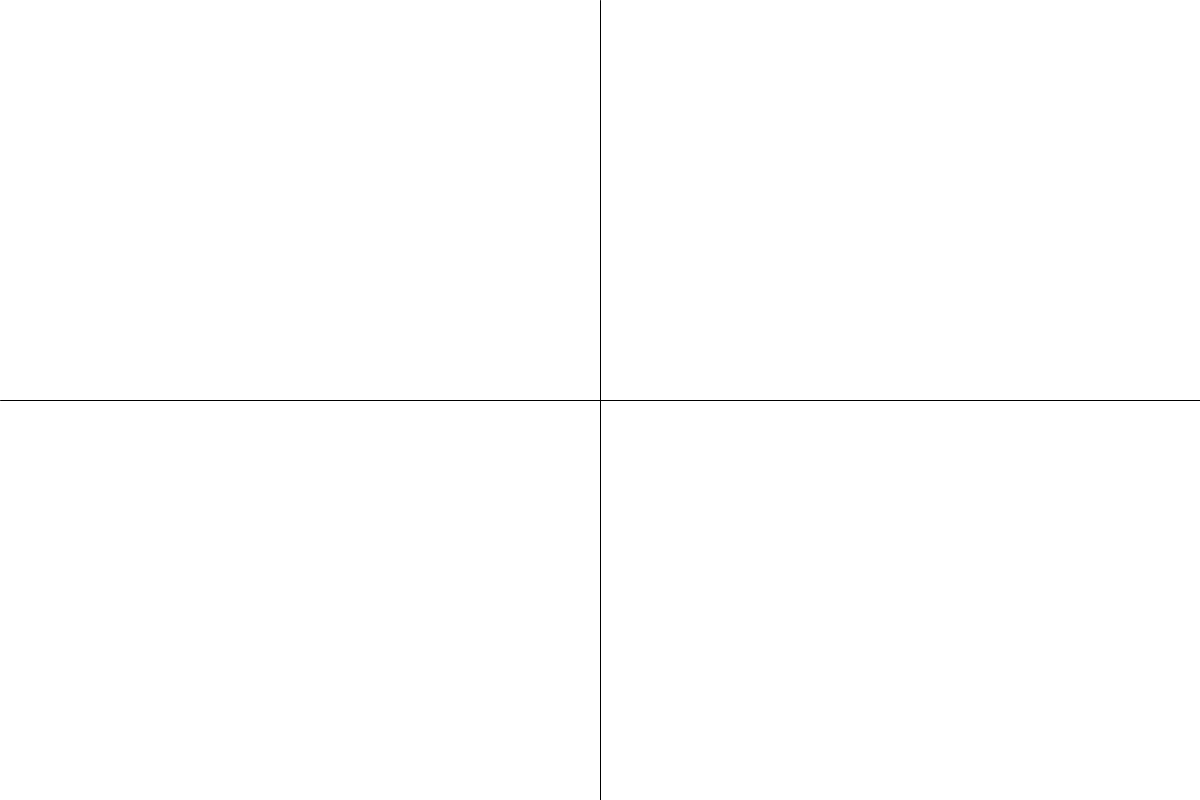
Frame 1 (no input)
Frame 60 (the mouse pressed at the canvas centre just before this capture): identical to frame 1, image omitted
Frame 120 (the mouse held since frame 60 and released just before this capture): identical to frame 1, image omitted

The Processing sketch that drew this single still picture (run headless with seeded random() and noise(); from frame 60 on, the mouse is pressed at the canvas centre):

// Processing sketch: main
// ── main.pde
Cartesian Cartesian;

void setup(){
  size(1200, 800);
  background(255,255,255);
  Cartesian = new Cartesian();
  
  Constants.stepSize  = 1;
  Constants.totalStep = 5;
}


void draw(){
  fill(0);

}

// ── Cartesian.pde
class Cartesian{
  Cartesian(){
    drawAxis();
  }
  
  private void drawAxis(){
    pushMatrix();
    
    stroke(0);
    // X axis
    line(0,height/2,width,height/2);
    
    line(width/2, 0, width/2, height);
    
    popMatrix();
  }
 
}

// ── Constants.pde
static class Constants{
  
  static public float stepSize;

  // Actually total step is 4 * totalStep
  static public int   totalStep;
  

}
